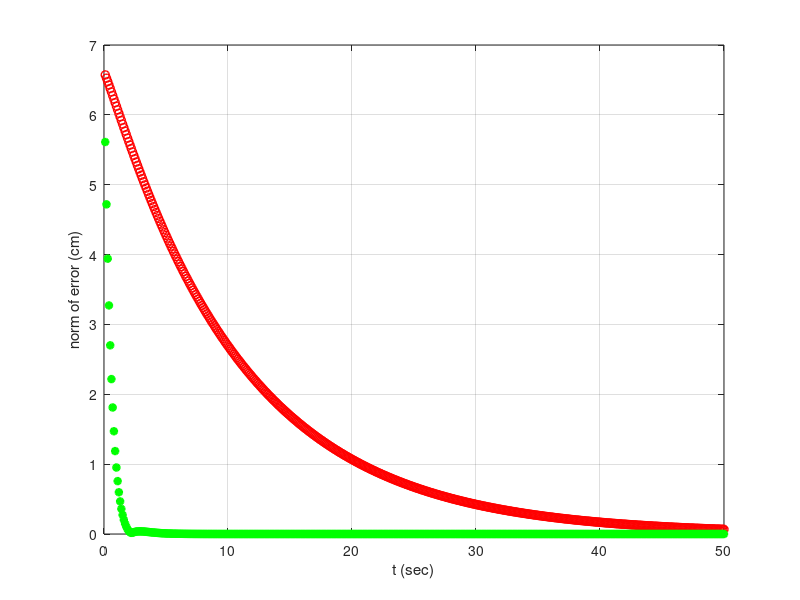

Write MATLAB code to recreate this figure.
clc; clear; close all;

tuninggains = [0.382/10; 0.382*2];
for ss = 1:length(tuninggains)
   K = tuninggains(ss);

%--- Laplace matrix
Laplace = ...
    [+1 -1  0  0  0
    -1  2 -1  0  0
    0 -1  2 -1  0
    0  0 -1  2 -1
    0  0  0 -1  1
    ];

% Laplace = ...
%     [+1 -1 0 0 0 0 0 0 0 0 0 0 0 0 0
%     -1 2 -1 0 0 0 0 0 0 0 0 0 0 0 0
%     0 -1 2 -1 0 0 0 0 0 0 0 0 0 0 0
%     0 0 -1 2 -1 0 0 0 0 0 0 0 0 0 0
%     0 0 0 -1 2 -1 0 0 0 0 0 0 0 0 0
%     0 0 0 0 -1 2 -1 0 0 0 0 0 0 0 0
%     0 0 0 0 0 -1 2 -1 0 0 0 0 0 0 0
%     0 0 0 0 0 0 -1 2 -1 0 0 0 0 0 0
%     0 0 0 0 0 0 0 -1 2 -1 0 0 0 0 0
%     0 0 0 0 0 0 0 0 -1 2 -1 0 0 0 0
%     0 0 0 0 0 0 0 0 0 -1 2 -1 0 0 0
%     0 0 0 0 0 0 0 0 0 0 -1 2 -1 0 0
%     0 0 0 0 0 0 0 0 0 0 0 -1 2 -1 0
%     0 0 0 0 0 0 0 0 0 0 0 0 -1 2 -1
%     0 0 0 0 0 0 0 0 0 0 0 0 0 -1 +1
%     ];
[Aa,Bb] = eig(Laplace);
lambda = diag(Bb)
%---

% N-segment
th = 0.01;
dt = 0.2;

% % small K
% K = 0.0382;
% p_res_shaded = 100;

% % large K
% K = 0.382*2;
% p_res_shaded = 5;

% p_res = 500;
t = 0; N = 5;

% EE / Target
Pe = zeros(3,1);
Pt = [4;4;0]; Po = [0;0;0];

tt = 0:-6/N:-6;
for cc = 1:N
    % P(cc).segment = [-2+2*rand; rand; 0];
    P(cc).segment = [0.2*tt(cc); 0.1*exp(-0.5*tt(cc)); 0];
    % strProp = {'.-r', '.-g', '.-b', '.-k', '.-c'};
    % lengthLink = norm(P(cc).segment);
    % plot(cc,lengthLink,strProp{cc},'LineWidth',2); hold on; grid on
    % EE
    Pe = Pe + P(cc).segment;
end
E = Pe - Pt;

Pg = [0;0;0];
for cx = 1:N
    PG(cx).segment = Pg + P(cx).segment;
    Pg = PG(cx).segment;
end

% % PLOT Initial configuration
% % figure(1);
% % Plot initial configuration
% line([Po(1) PG(1).segment(1)],[Po(2) PG(1).segment(2)],'Color','blue','LineWidth',3); hold on; axis equal;
% for jj = 1:N
%     if jj < N
%         line([PG(jj).segment(1) PG(jj+1).segment(1)],[PG(jj).segment(2) PG(jj+1).segment(2)],'Color','blue','LineWidth',6); hold on;
%         plot(PG(jj).segment(1),PG(jj).segment(2),'ok','LineWidth',6); hold on;
%     else
%         plot(PG(N).segment(1),PG(N).segment(2),'ok','LineWidth',6); hold on;
%     end
% end
%
% axis([-3 5 0 5]);
% grid on; xlabel('x (cm)'); ylabel('y (cm)');
% plot(Pt(1),Pt(2),'*r','LineWidth',2); hold on;
% drawnow;

%%
f = 0;
for ix = 1:N
    PlotData(ix).segment = [];
end
% while norm(E) >= th || t < 100
% tic
% while norm(E) >= th
% while norm(E) >= th || t < 155/5
while norm(E) >= th || t < 100
    % tic
    t = t + dt;
    f = f +1;
    Pe = [0;0;0];
    % clf;
    for n = 1:N
        if n == 1
            P(n).segment = P(n).segment + (-P(n).segment +P(n+1).segment)*dt;
        elseif n == N
            P(N).segment = P(N).segment + (-P(N).segment +P(N-1).segment -K*E)*dt;
        else
            P(n).segment = P(n).segment + (+P(n-1).segment -2*P(n).segment +P(n+1).segment)*dt;
        end
        Pe = Pe + P(n).segment;
        
        %         % if rem(f,p_res_shaded) == 0 || (f == 1)
        %         % PLOT
        %         % strShape = {'*--', 'v--', 'o--', 'x--', 's--', 'h-.', 'p-.', '<-.', '>-.', '^-.', 'v-', 'd-', '*-', 'v-', 'o-'};
        %         % strColor = {[1 0 0],[0 1 0],[0 0 1],[0 1 1],[1 0 1],[1 1 0],[0 0 0],[0 0.4470 0.7410],[0.8500 0.3250 0.0980],[0.9290 0.6940 0.1250],[0.4940 0.1840 0.5560],[0.4660 0.6740 0.1880],[0.3010 0.7450 0.9330],[0.6350 0.0780 0.1840],[0.33 0.35 0.47]};
        %         strShape = {'*', 'v', 'o', 'x', 's'};
        %         % strColor = {[1 0 0],[0 1 0],[0 0 1],[0 1 1],[1 0 1]};
        %         strColor = {'red','green','blue','black',[1 0 1]};
        %         lengthLink = norm(P(n).segment);
        %         plot(5*t,lengthLink,strShape{n},'Color',strColor{n},'LineWidth',2); hold on; grid on;
        %         % end
        %         % PlotData(n).segment = [PlotData(n).segment [t/100; norm(P(n).segment)]];
    end
    %     xlabel('t (s)');ylabel('length of prismatic joints (cm)');
    %     % legend('Prismatic joint 1','Prismatic joint 2','Prismatic joint 3','Prismatic joint 4','Prismatic joint 5','Prismatic joint 6','Prismatic joint 7','Prismatic joint 8','Prismatic joint 9','Prismatic joint 10','Prismatic joint 11','Prismatic joint 12','Prismatic joint 13','Prismatic joint 14','Prismatic joint 15');
    %     legend('Prismatic joint 1','Prismatic joint 2','Prismatic joint 3','Prismatic joint 4','Prismatic joint 5');
    %     axis([0 155 0 2.5]);
    %     drawnow;
    %
    
    Pg = [0;0;0];
    for c = 1:N
        PG(c).segment = Pg + P(c).segment;
        Pg = PG(c).segment;
    end
    
    E = Pe - Pt;
    if norm(E) < th
        fend = f;
    else
        fend = 0;
    end
    % Plot Error
    strProp = {'o-r', '*-g'};
    strSize = {1,2};
    plot(t/2,norm(E),strProp{ss},'LineWidth',strSize{ss}); hold on; grid on; drawnow;
    xlabel('t (sec)'); ylabel('norm of error (cm)');
    axis([0 50 0 7]); 
    % legend('K = 0.0382','K = 0.764');
    
    %     % PLOT
    %     % if rem(f,p_res) == 0 || f == 1 || f == fend
    %     if f == fend
    %         line([Po(1) PG(1).segment(1)],[Po(2) PG(1).segment(2)],'Color','blue','LineWidth',6); hold on; axis equal;
    %         for j = 1:N
    %             if j < N
    %                 line([PG(j).segment(1) PG(j+1).segment(1)],[PG(j).segment(2) PG(j+1).segment(2)],'Color','blue','LineWidth',6); hold on; axis equal;
    %                 plot(PG(j).segment(1),PG(j).segment(2),'ok','LineWidth',6); hold on;
    %             else
    %                 plot(PG(N).segment(1),PG(N).segment(2),'ok','LineWidth',6); hold on;
    %             end
    %         end
    %         axis([-3 5 0 5]);
    %         grid on; xlabel('x (cm)'); ylabel('y (cm)');
    %         plot(Pt(1),Pt(2),'*r','LineWidth',2); hold on;
    %         drawnow;
    %         M(f) = getframe;
    %     elseif rem(f,p_res_shaded) == 0
    %         % else
    %         line([Po(1) PG(1).segment(1)],[Po(2) PG(1).segment(2)],'Color',[0.75,0.75,0.75],'LineWidth',6); hold on; axis equal;
    %         for jc = 1:N
    %             if jc < N
    %                 line([PG(jc).segment(1) PG(jc+1).segment(1)],[PG(jc).segment(2) PG(jc+1).segment(2)],'Color',[0.75,0.75,0.75],'LineWidth',6); hold on; axis equal;
    %                 plot(PG(jc).segment(1),PG(jc).segment(2),'o','Color',[128,128,128]/255,'LineWidth',6); hold on;
    %             else
    %                 plot(PG(jc).segment(1),PG(jc).segment(2),'o','Color',[128,128,128]/255,'LineWidth',6); hold on;
    %             end
    %         end
    %         axis([-3 5 0 5]);
    %         grid on; xlabel('x (cm)'); ylabel('y (cm)');
    %         plot(Pt(1),Pt(2),'or','LineWidth',2); hold on;
    %         drawnow;
    %         M(f) = getframe;
    %     end
end
%     dt = toc;
% disp(['time: ', num2str(t), 'Error : ', num2str(norm(E))])
% end
% toc
% plot(Po(1),Po(2),'ok','LineWidth',6); hold on;

% video = VideoWriter('RegulatorControl.mp4','MPEG-4');
% open(video)
% writeVideo(video,M);
% close(video)

%---
% Plot link's lengths

%---
disp(['Elapsed time: ', num2str(t)])

end
% legend('K = 0.04','K = 1');
% PlotLinkLengths(PlotData,N)


